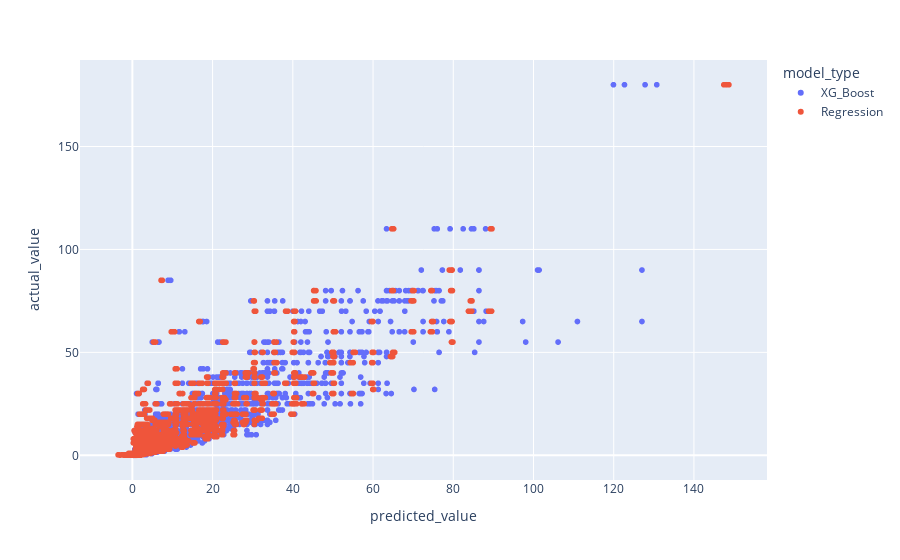

The notebook cell this image was saved under:
### Code cell
px.scatter(pdf_output, x="predicted_value", y="actual_value", color="model_type", hover_data=["name", "features_used"])

### Figure 1 — Plotly figure (JSON) as saved in the notebook; plotly's stock layout.template omitted (floating-point values rounded to 4 significant figures; data arrays with more than 128 entries replaced by an {"elided": "..."} marker saying what was removed)
{"data": [{"customdata": {"elided": "5268x2 str values"}, "hovertemplate": "model_type=XG_Boost<br>predicted_value=%{x}<br>actual_value=%{y}<br>name=%{customdata[0]}<br>features_used=%{customdata[1]}<extra></extra>", "legendgroup": "XG_Boost", "marker": {"color": "#636efa", "symbol": "circle"}, "mode": "markers", "name": "XG_Boost", "showlegend": true, "type": "scattergl", "x": {"elided": "5268 float values"}, "xaxis": "x", "y": {"elided": "5268 float values"}, "yaxis": "y"}, {"customdata": {"elided": "5268x2 str values"}, "hovertemplate": "model_type=Regression<br>predicted_value=%{x}<br>actual_value=%{y}<br>name=%{customdata[0]}<br>features_used=%{customdata[1]}<extra></extra>", "legendgroup": "Regression", "marker": {"color": "#EF553B", "symbol": "circle"}, "mode": "markers", "name": "Regression", "showlegend": true, "type": "scattergl", "x": {"elided": "5268 float values"}, "xaxis": "x", "y": {"elided": "5268 float values"}, "yaxis": "y"}], "layout": {"legend": {"title": {"text": "model_type"}, "tracegroupgap": 0}, "margin": {"t": 60}, "xaxis": {"anchor": "y", "domain": [0, 1], "title": {"text": "predicted_value"}}, "yaxis": {"anchor": "x", "domain": [0, 1], "title": {"text": "actual_value"}}}}
